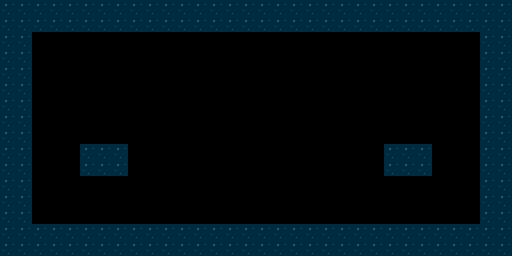

This game map was drawn from its Tiled (.tmx) file and the tilesets committed beside it. A one-line description and the trimmed map source follow:
An orthogonal 32x16 tile map with 16x16 px tiles, 1 tile layer (ground) and 4 objects (player, slime_spawner, bat_spawner, beefboy_spawner).

<map version="1.2" tiledversion="1.2.4" orientation="orthogonal" renderorder="right-down" width="32" height="16" tilewidth="16" tileheight="16" infinite="0" nextlayerid="3" nextobjectid="5">
 <tileset firstgid="1" source="../graphics/grotto_escape.tsx" />
 <layer id="1" name="ground" width="32" height="16">
  <data>[512 cells, 188 non-empty, 1 distinct tile ids]</data>
 </layer>
 <objectgroup id="2" name="objects">
  <object id="1" name="player" type="player" x="95" y="98.5" width="24" height="26.5" />
  <object id="2" name="slimer" type="slime_spawner" x="299" y="190.5" width="25" height="28.5" />
  <object id="3" name="bat" type="bat_spawner" x="284" y="48.5" width="25" height="28.5" />
  <object id="4" name="beefboy" type="beefboy_spawner" x="396.5" y="188.5" width="25" height="28.5" />
 </objectgroup>
</map>
